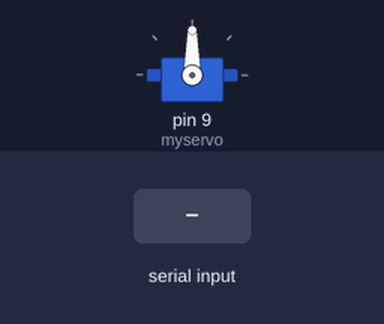
Bench run of a sketch on a simulated Arduino Uno, built with avr-gcc and run on an emulated ATmega328P. Shown: servo. The inputs (shaded band) are chosen by the test bench. What the sketch prints to the serial monitor is not drawn.

Above: at 1.2 s.
1.3 s: "90,45\n" received over Serial
At 3.5 s:
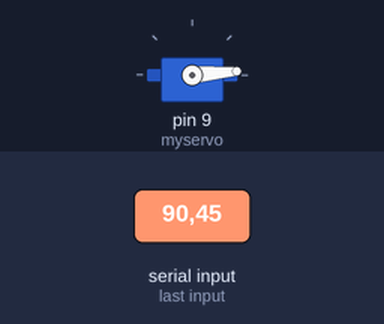
3.8 s: "30,150\n" received over Serial
At 5.5 s:
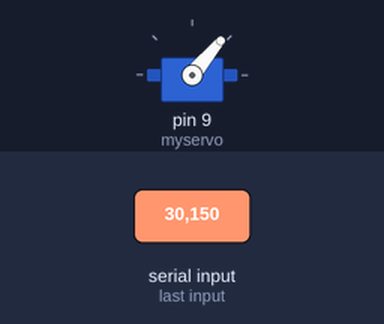
6.3 s: "200\n" received over Serial
At 6.6 s:
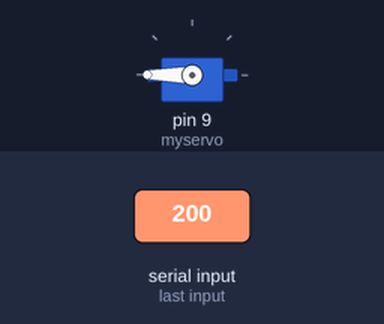
7.8 s: "5\n" received over Serial
At 9.7 s:
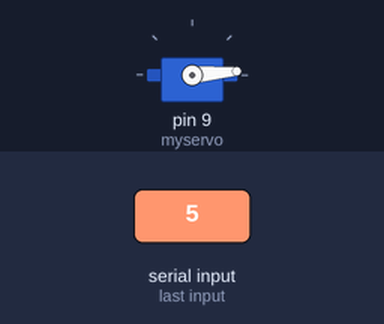
10.2 s: "90\n" received over Serial
At 11.5 s:
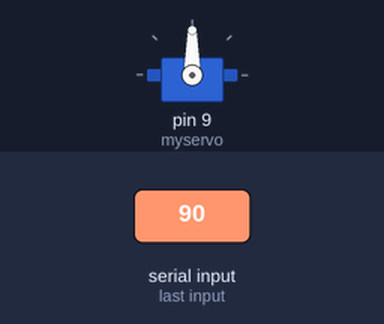
Timing chart, 0 to 13.2 s (numbered marks = the images above; inputs shaded):
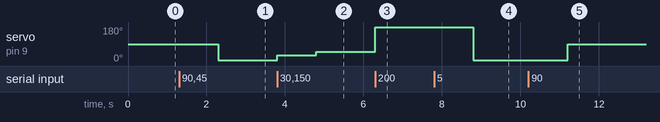

The sketch:

SerialSweep.ino
```cpp
/*
  SerialSweep
  Reads serial data until the null byte and turns that data into servo movement

*/
#include <Servo.h>

Servo myservo;
char serialData[4];
int pos = 0;

void setup() {
  Serial.begin(115200);
  Serial.println("Ready");
  myservo.attach(9);
}

void loop() {
  if (Serial.available()) {
    Serial.readBytesUntil('\0', serialData, 4);
    pos = atoi(serialData);

    myservo.write(pos);
    memset(serialData, '\0', 4);
  }
}
```

Measured:
- after the input at 1.3 s, servo on pin 9 (myservo): 90° → 5° after 1.0 s
- after the input at 3.8 s, servo on pin 9 (myservo): 5° → 30° at once, → 50° 1.0 s later
- after the input at 6.3 s, servo on pin 9 (myservo): 50° → 180° at once
- after the input at 7.8 s, servo on pin 9 (myservo): 180° → 5° after 1.0 s
- after the input at 10.2 s, servo on pin 9 (myservo): 5° → 90° after 1.0 s
